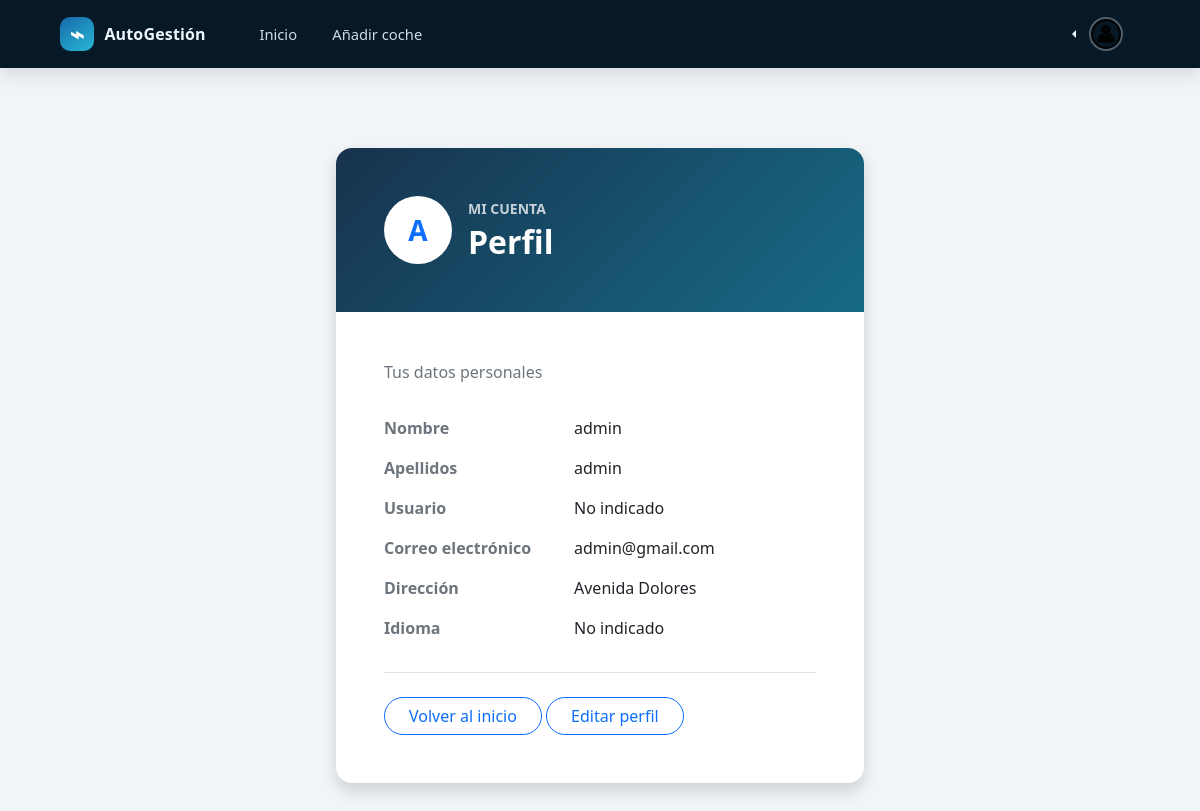
/user/profile (signed in), run on the app's committed database.
### app/auth/models.py (models this page shows, shortened)
class User(db.Model):
    __tablename__ = 'users'
    id = db.Column(db.Integer, primary_key=True)
    username = db.Column(db.String(80), unique=True, nullable=False)
    pwhash = db.Column(db.String(128), nullable=False)
    email = db.Column(db.String(255), nullable=False, unique=True)
    email_cofirmed_at = db.Column(db.DateTime())
    first_name = db.Column(db.String(100), nullable=False)
    last_name = db.Column(db.String(100), nullable=False)
    avatar_id = db.Column(db.Integer, db.ForeignKey('files.id'), nullable=True)
    address_id = db.Column(db.Integer, db.ForeignKey('addresses.id'), nullable=True)
    address = relationship('Address', lazy='joined')
    avatar = relationship('Document', lazy='joined')
    social_networks = relationship('SocialNetwork', lazy='joined', secondary='user_social_networks')
    lang = db.Column(db.Enum(LangChoices), default=LangChoices.EN)

class Address(db.Model):
    __tablename__ = 'addresses'
    id= db.Column(db.Integer(), primary_key=True)
    address= db.Column(db.String(250), unique=True)

### app/auth/controllers.py (the view)
@authRoute.route('/user/profile')
def profile():
    return render_template('user/profile.html')

### app/__init__.py (called while the page is built)
def get_locale():
    return request.accept_languages.best_match(['es', 'en'])

### app/auth/controllers.py (called while the page is built)
@login_manager.user_loader
def load_user(user_id):
    return db.session.get(User, int(user_id))

@authRoute.before_request
def get_current_user():
    g.user = current_user

### app/templates/user/profile.html (shortened to what this page needs)
{% extends "dashboard/base.html" %}
{% block content %}
<section class="container py-5">
    <div class="row justify-content-center">
        <div class="col-12 col-md-9 col-lg-7 col-xl-6">
            <article class="card border-0 shadow rounded-4 overflow-hidden" aria-labelledby="profile-title">
                <header class="card-header border-0 text-white p-4 p-md-5"
                        style="background: linear-gradient(135deg, #17324d, #176b87);">
                    <div class="d-flex align-items-center gap-3">
                        <div class="rounded-circle bg-white text-primary d-flex align-items-center justify-content-center fw-bold fs-3 flex-shrink-0"
                             style="width: 68px; height: 68px;" aria-hidden="true">
                            {{ (current_user.first_name or current_user.username or 'U')[:1]|upper }}
                        </div>
                        <div>
                            <p class="text-uppercase small fw-semibold mb-1 opacity-75">Mi cuenta</p>
                            <h1 class="h2 fw-bold mb-0" id="profile-title">Perfil</h1>
                        </div>
                    </div>
                </header>
                <div class="card-body p-4 p-md-5">
                    <p class="text-secondary mb-4">Tus datos personales</p>
                    <dl class="row mb-0">
                        <dt class="col-sm-5 text-secondary fw-semibold py-2">Nombre</dt>
                        <dd class="col-sm-7 py-2 mb-0">
                            {{ current_user.first_name or 'No indicado' }}
                        </dd>
                        <dt class="col-sm-5 text-secondary fw-semibold py-2">Apellidos</dt>
                        <dd class="col-sm-7 py-2 mb-0">
                            {{ current_user.last_name or 'No indicados' }}
                        </dd>
                        <dt class="col-sm-5 text-secondary fw-semibold py-2">Usuario</dt>
                        <dd class="col-sm-7 py-2 mb-0">
                            {{ current_user.username or 'No indicado' }}
                        </dd>
                        <dt class="col-sm-5 text-secondary fw-semibold py-2">Correo electrónico</dt>
                        <dd class="col-sm-7 py-2 mb-0 text-break">
                            {{ current_user.email or 'No indicado' }}
                        </dd>
                        <dt class="col-sm-5 text-secondary fw-semibold py-2">Dirección</dt>
                        <dd class="col-sm-7 py-2 mb-0">
                            {% if current_user.address %}
                                {{ current_user.address.address }}
                            {% else %}
                                No indicada
                            {% endif %}
                        </dd>
                        <dt class="col-sm-5 text-secondary fw-semibold py-2">Idioma</dt>
                        <dd class="col-sm-7 py-2 mb-0">
                            {% if current_user.lang %}
                                {{ current_user.lang.value|upper }}
                            {% else %}
                                No indicado
                            {% endif %}
                        </dd>
                    </dl>
                    <div class="border-top mt-4 pt-4">
                        <a class="btn btn-outline-primary rounded-pill px-4"
                           href="{{ url_for('tasks.index') }}">
                            Volver al inicio
                        </a>
                        <a class="btn btn-outline-primary rounded-pill px-4"
                           href="{{ url_for('auth.profile_edit') }}">
                            Editar perfil
                        </a>
                    </div>
                </div>
            </article>
        </div>
    </div>
</section>
{% endblock %}

### app/templates/dashboard/base.html (shortened to what this page needs)
<!DOCTYPE html>
<html lang="es">
<head>
    <link rel="stylesheet" href="{{ url_for('static', filename='bootstrap/css/bootstrap.min.css')}}">
    <link rel="stylesheet" href="{{ url_for('static', filename='dashboard.css') }}">
</head>
<body class="fleet-page">
    <nav class="navbar navbar-expand-lg fleet-navbar">
        <div class="container-fluid">
            <a class="navbar-brand fleet-brand" href="{{ url_for('tasks.index') }}">
                <span class="fleet-brand-icon" aria-hidden="true">⌁</span>
                <span>AutoGestión</span>
            </a>
            <div class="navbar-collapse collapse" id="navbarApp">
                <ul class="navbar-nav fleet-nav-links">
                    <li class="nav-item">
                        <a class="nav-link" href="{{ url_for('tasks.index') }}">{{ _('Inicio') }}</a>
                    </li>
                    <li class="nav-item">
                        <a class="nav-link" href="{{ url_for('tasks.create') }}">{{ _('Añadir coche') }}</a>
                    </li>
                </ul>
                <ul class="navbar-nav ms-auto">
                    <li class="nav-item dropdown dropstart">
                        <a href="#" class="nav-link dropdown-toggle fleet-profile" data-bs-toggle="dropdown">
                            <img src="{{ url_for('static', filename='img/profile.png') }}" width="34" height="34" alt="">
                        </a>
                    </li>
                </ul>
            </div>
        </div>
    </nav>
    <main class="dashboard-shell">
        {% block content %}{% endblock %}
    </main>
</body>
</html>

### app/assets/dashboard.css (style rules this page uses)
:root { --fleet-navy: #071827; --fleet-blue: #1769aa; --fleet-blue-dark: #12558d; --fleet-cyan: #28b8d5; --fleet-ink: #162536; --fleet-muted: #728195; --fleet-line: #e1e8ef; --fleet-bg: #f2f5f8; }
body.fleet-page { min-height: 100vh; background: var(--fleet-bg); color: var(--fleet-ink); }
.fleet-navbar { min-height: 68px; padding: 0.5rem clamp(1rem, 4vw, 3.25rem); background: var(--fleet-navy); box-shadow: 0 5px 20px rgb(7 24 39 / 14%); }
.fleet-navbar .navbar-brand, .fleet-navbar .nav-link { color: #eef5fc; }
.fleet-brand { display: inline-flex; align-items: center; gap: 0.65rem; margin-right: 2.5rem; font-size: 1rem; font-weight: 700; letter-spacing: 0.01em; }
.fleet-brand-icon, .fleet-empty-icon { display: inline-grid; width: 34px; height: 34px; place-items: center; border-radius: 10px; background: linear-gradient(145deg, var(--fleet-blue), var(--fleet-cyan)); color: white; font-size: 1.5rem; line-height: 1; }
.fleet-nav-links { gap: 0.5rem; }
.fleet-navbar .fleet-nav-links .nav-link { padding: 0.55rem 0.85rem; border-radius: 8px; color: #cfdae5; font-size: 0.92rem; }
.fleet-profile { display: inline-flex; align-items: center; gap: 0.55rem; color: #e6eef6; }
.fleet-profile img { border: 2px solid rgb(255 255 255 / 30%); border-radius: 50%; object-fit: cover; }
.dashboard-shell { width: min(1440px, 100%); margin: 0 auto; padding: 2rem clamp(1rem, 4vw, 3.25rem) 3rem; }

### data on the page
User: first_name "A", first_name "admin", last_name "admin", username "No indicado", email "admin@gmail.com"
Address: address.address "Avenida Dolores"
